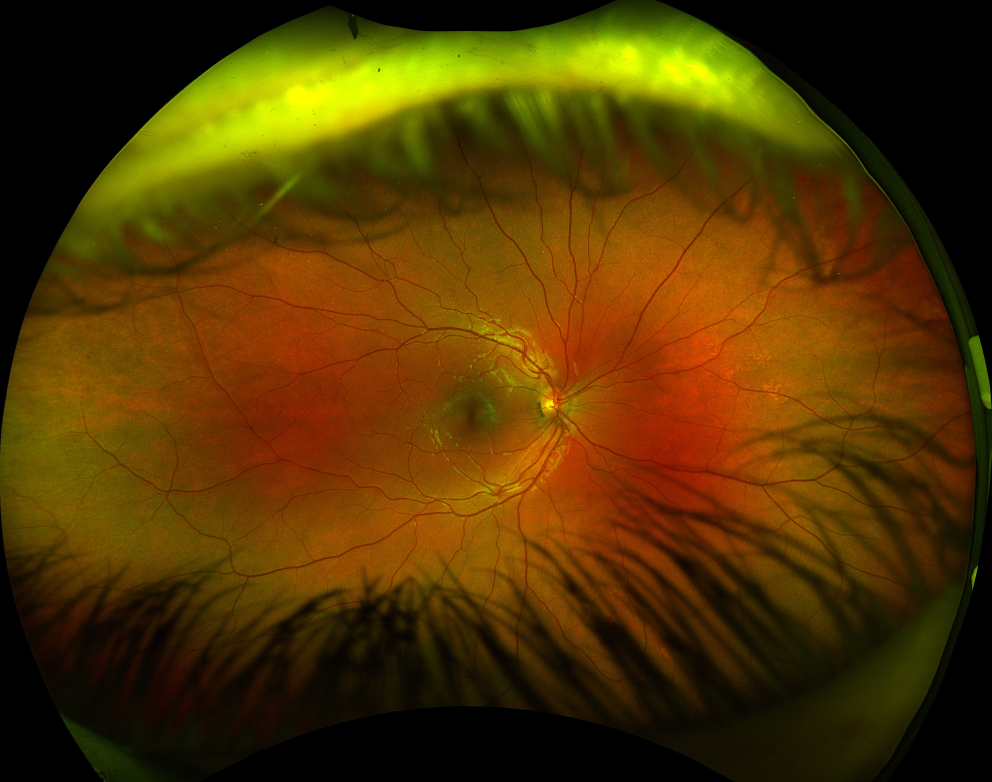
#> input picture Test_new/Original/G008047_20201106174142_1.jpg, 2975 x 2346 px (shown at 1/3 size)
$ python -i inference.py   (imports and definitions only)
#> lines starting #> are read from the running program, lines starting #| are printed output that depends on the picture; after the words box and inside, x2 and y2 are one past the last pixel; in counts of white or black regions, pixels touching at a corner belong together
#> further down, picture is the input picture: shape (2346, 2975, 3); mean B, G, R 1.5, 53.3, 81
import torch
import cv2
import numpy as np

# Load Model
# [4 lines not run here, left out]

# Convert to Grayscale
# [1 line that did not run here, left out]

# Inference
# [1 line that did not run here, left out]

# Extract Bounding Boxes
# [1 line that did not run here, left out]
# [1 line not run here, left out]

# Function to Calculate Distance
def distance(point1, point2):
    return np.sqrt((point1[0] - point2[0])**2 + (point1[1] - point2[1])**2)

# Function to Crop Image
def crop_img(img, threshold=30):
#> called with threshold = 30
    try:
        img_blur = cv2.blur(img, (3, 3))
        img_blur = cv2.blur(img_blur, (3, 3))
        img_blur = img_blur.astype('uint8')
        ret, threshed_img = cv2.threshold(cv2.cvtColor(img_blur, cv2.COLOR_BGR2GRAY), threshold, 255, cv2.THRESH_BINARY)
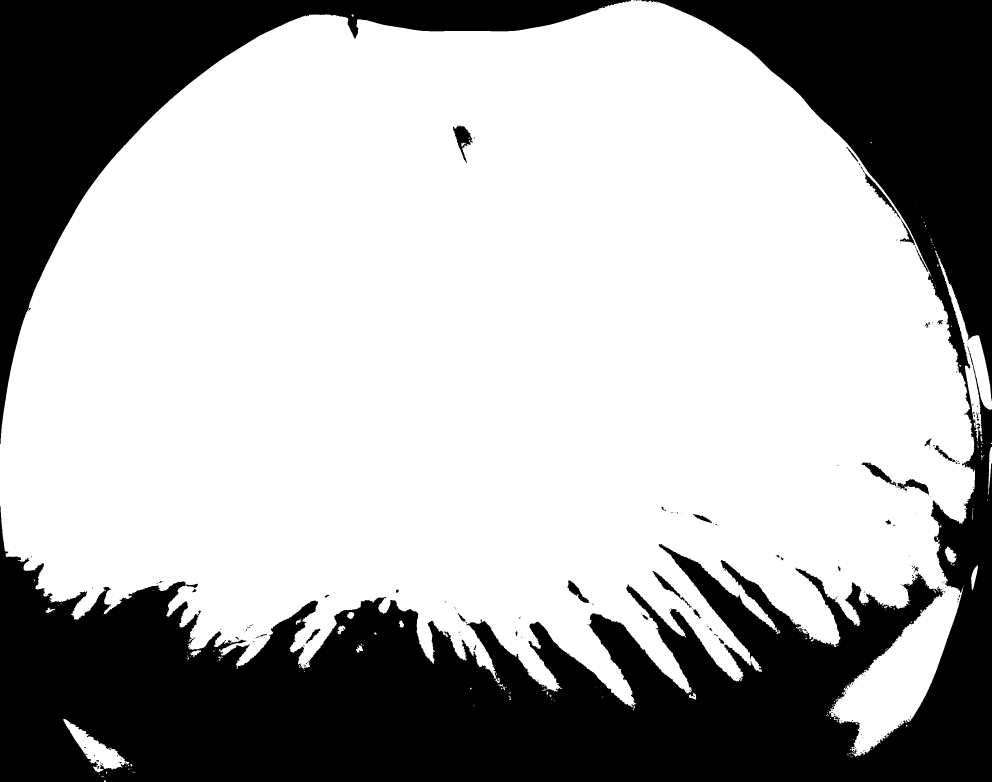
#> threshed_img: shape (2346, 2975) (shown at 1/3 size); 66.8% white; 266 black regions (216 under 20 px), largest, box (x1, y1, x2, y2) and area: (0, 0, 2975, 2346) 1841295, (0, 0, 1893, 1332) 457834, (1359, 376, 1419, 489) 2602
#> ret = 30
        vertical, horizontal = np.nonzero(threshed_img)
        top, bot = np.min(vertical), np.max(vertical)
#> top = 0; bot = 2345
        left, right = np.min(horizontal), np.max(horizontal)
#> left = 0; right = 2974
        cropped_image = img[top:bot, left:right]
        return cropped_image
    except Exception as err_msg:
        print(err_msg)
        return img

# Extract Bounding Box Coordinates
# [1 line that did not run here, left out]
# [1 line that did not run here, left out]

# [4 lines that did not run here, left out]

# Calculate Center and Radius
# [2 lines that did not run here, left out]
# [2 lines that did not run here, left out]
# [1 line that did not run here, left out]
# [1 line that did not run here, left out]

# Create Circular Mask
# [1 line that did not run here, left out]
# [1 line not run here, left out]

# Apply Mask
# [1 line that did not run here, left out]

# Crop Image
# [1 line that did not run here, left out]

# Resize Image
# [1 line that did not run here, left out]

# Show Result
# cv2.imwrite('runs/detect/exp2/cropped_study_90.jpg',resized_image)
# [3 lines not run here, left out]

>>> import cv2
>>> picture = cv2.imread('../Test_new/Original/G008047_20201106174142_1.jpg')
>>> result = crop_img(picture)

$ run again, on Test_new/Original/G008045_20201106170340_2.jpg
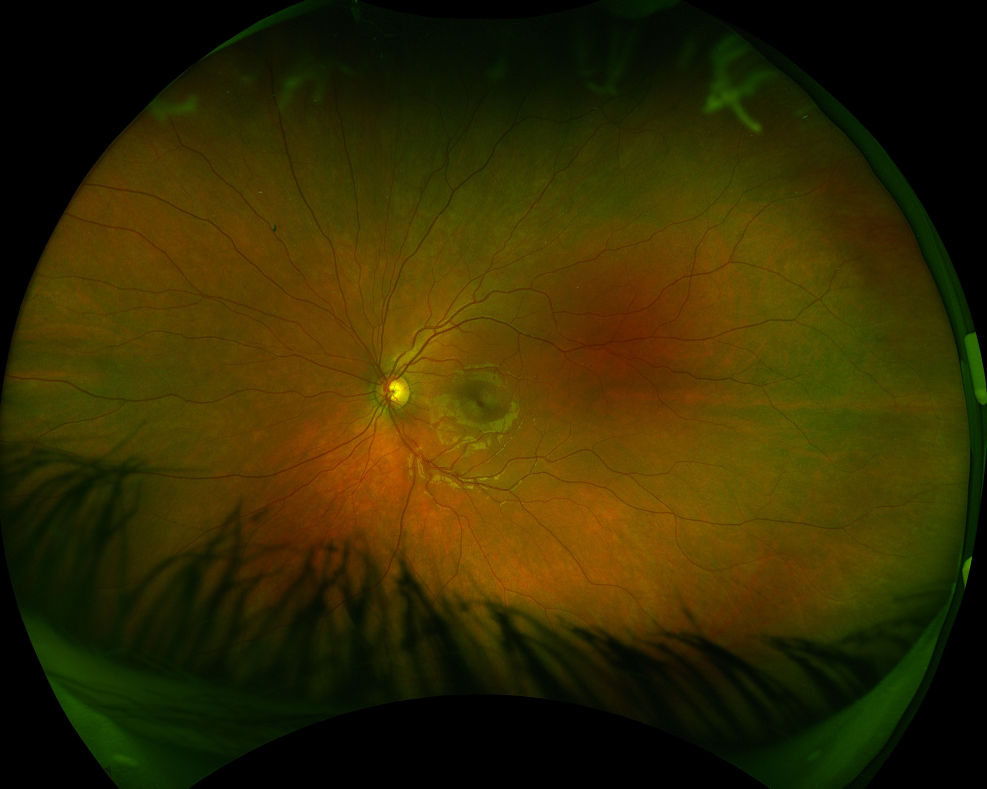
#> input picture Test_new/Original/G008045_20201106170340_2.jpg, 2960 x 2365 px (shown at 1/3 size)
#> picture is the input picture: shape (2365, 2960, 3); mean B, G, R 1.3, 43.3, 52.6
#> in crop_img, `ret, threshed_img = cv2.threshold(cv2.cvtColor(img_blur, cv2.COLOR_BGR..`:
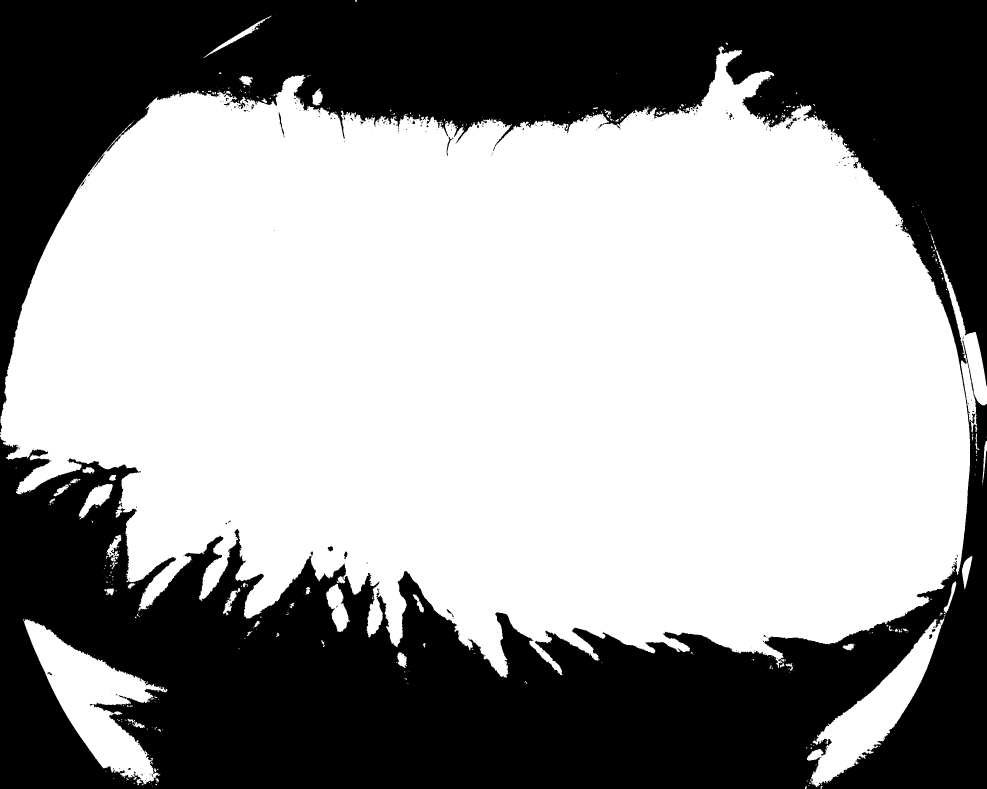
#> threshed_img: shape (2365, 2960) (shown at 1/3 size); 59% white; 347 black regions (303 under 20 px), largest, box (x1, y1, x2, y2) and area: (0, 0, 2960, 2365) 2868785, (836, 337, 853, 413) 245, (1340, 410, 1360, 468) 203
#> ret = 30
#> top = 0; bot = 2364
#> left = 0; right = 2959

$ run again, on Test_new/Original/G008046_20201106172343_1.jpg
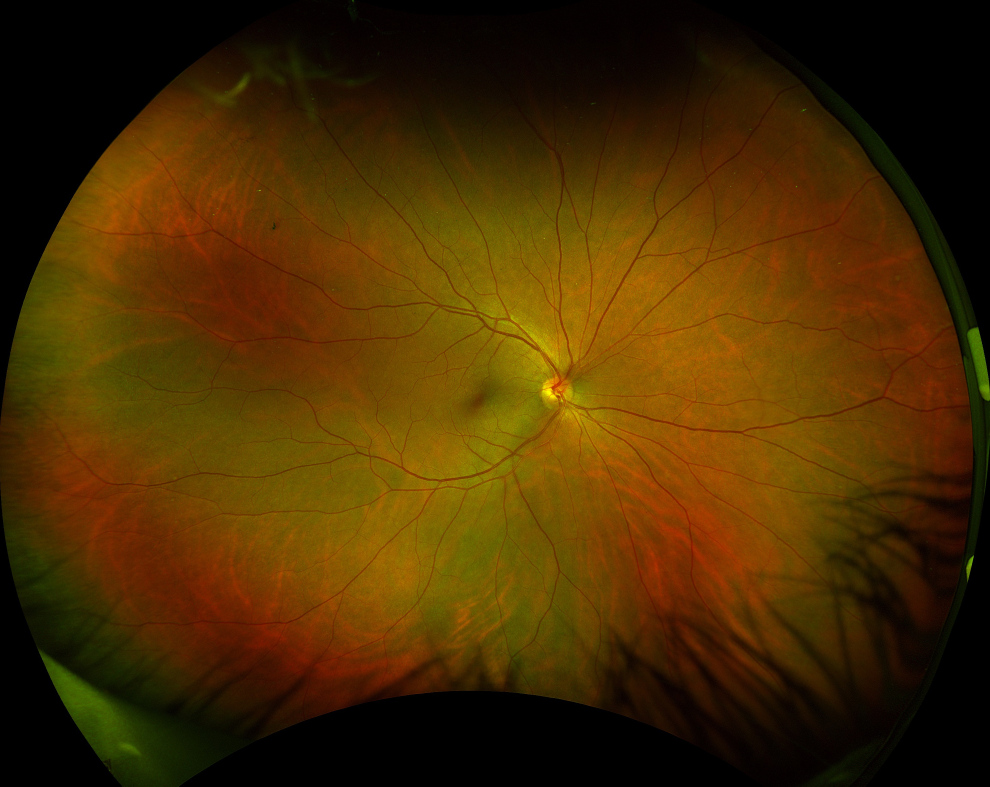
#> input picture Test_new/Original/G008046_20201106172343_1.jpg, 2969 x 2360 px (shown at 1/3 size)
#> picture is the input picture: shape (2360, 2969, 3); mean B, G, R 1.4, 44.5, 72.5
#> in crop_img, `ret, threshed_img = cv2.threshold(cv2.cvtColor(img_blur, cv2.COLOR_BGR..`:
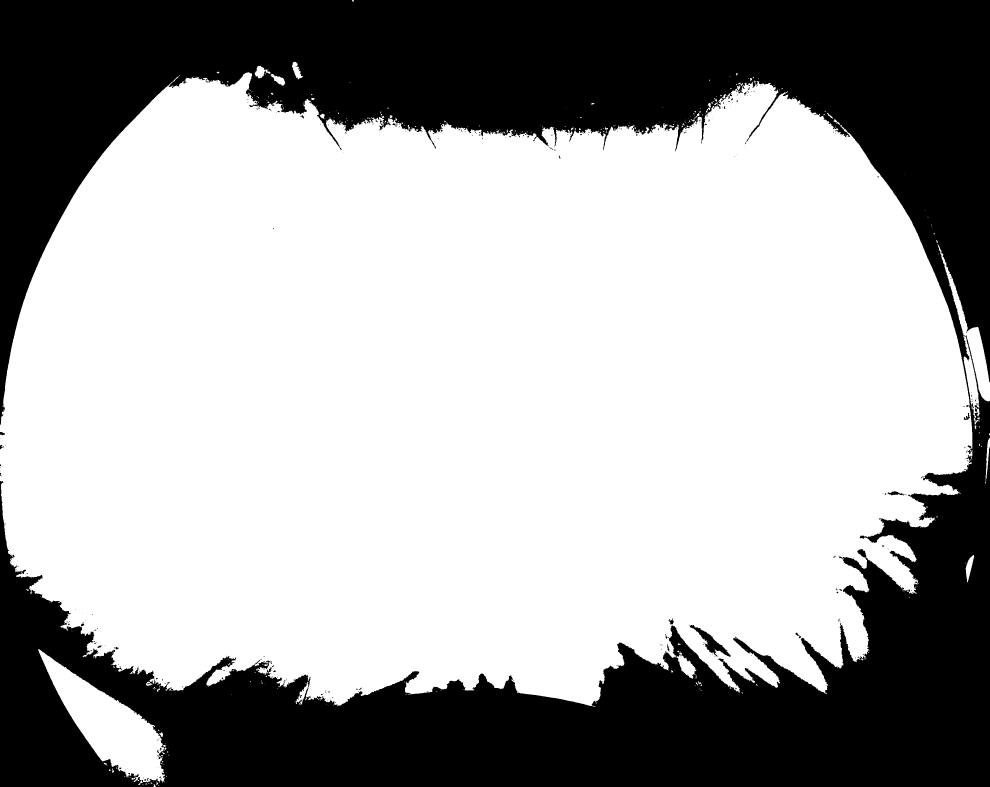
#> threshed_img: shape (2360, 2969) (shown at 1/3 size); 64.3% white; 355 black regions (311 under 20 px), largest, box (x1, y1, x2, y2) and area: (0, 0, 2969, 2360) 2492318, (2069, 1875, 2192, 1971) 2876, (2572, 1647, 2599, 1674) 414
#> ret = 30
#> top = 0; bot = 2359
#> left = 0; right = 2968

$ run again, on Test_new/Original/G008046_20201106172343_2.jpg
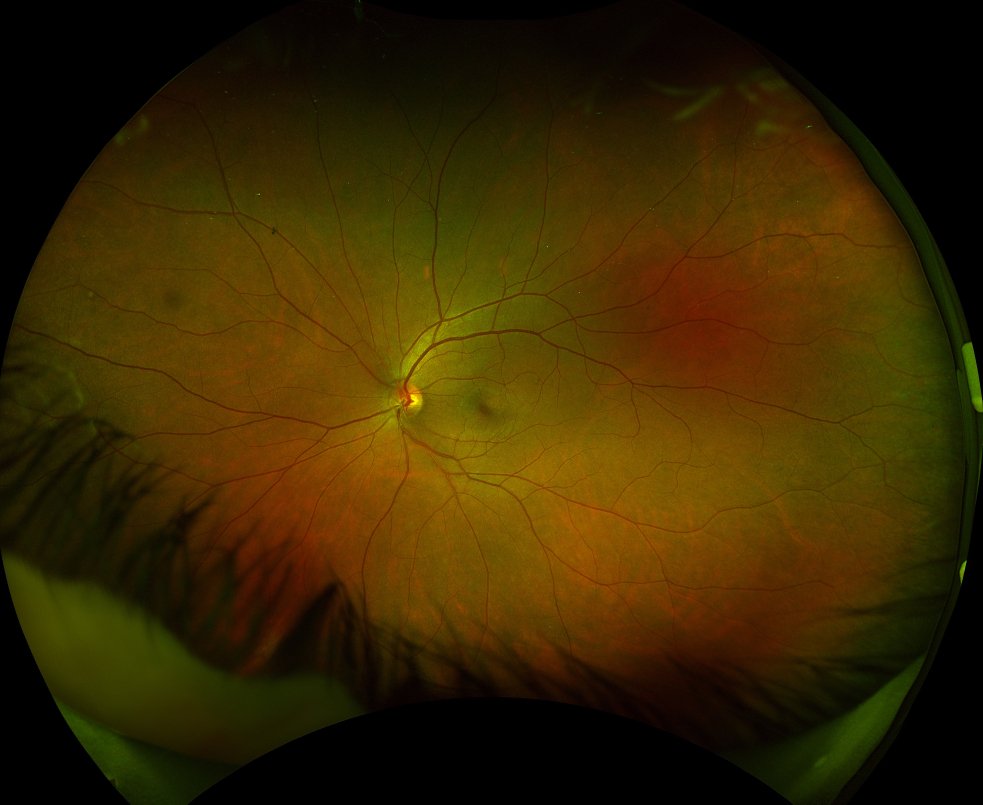
#> input picture Test_new/Original/G008046_20201106172343_2.jpg, 2948 x 2413 px (shown at 1/3 size)
#> picture is the input picture: shape (2413, 2948, 3); mean B, G, R 1.4, 39.5, 56.5
#> in crop_img, `ret, threshed_img = cv2.threshold(cv2.cvtColor(img_blur, cv2.COLOR_BGR..`:
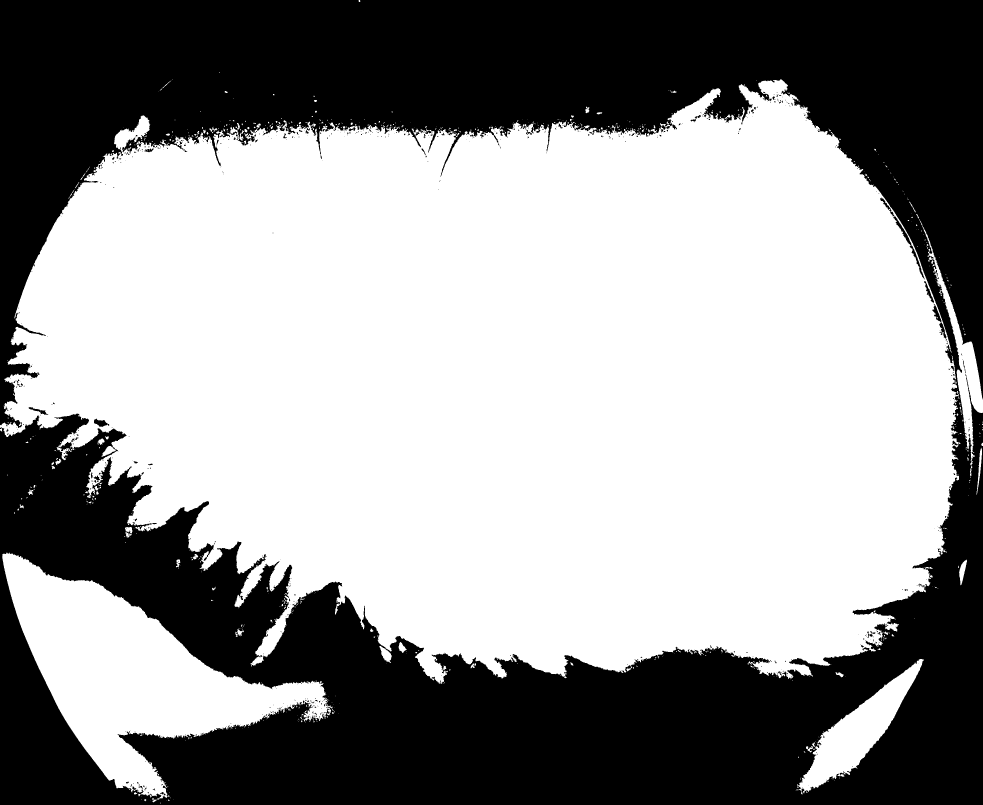
#> threshed_img: shape (2413, 2948) (shown at 1/3 size); 58.7% white; 667 black regions (586 under 20 px), largest, box (x1, y1, x2, y2) and area: (0, 0, 2948, 2413) 2926218, (2680, 648, 2774, 838) 1418, (2797, 911, 2839, 1016) 935
#> ret = 30
#> top = 0; bot = 2410
#> left = 0; right = 2947
